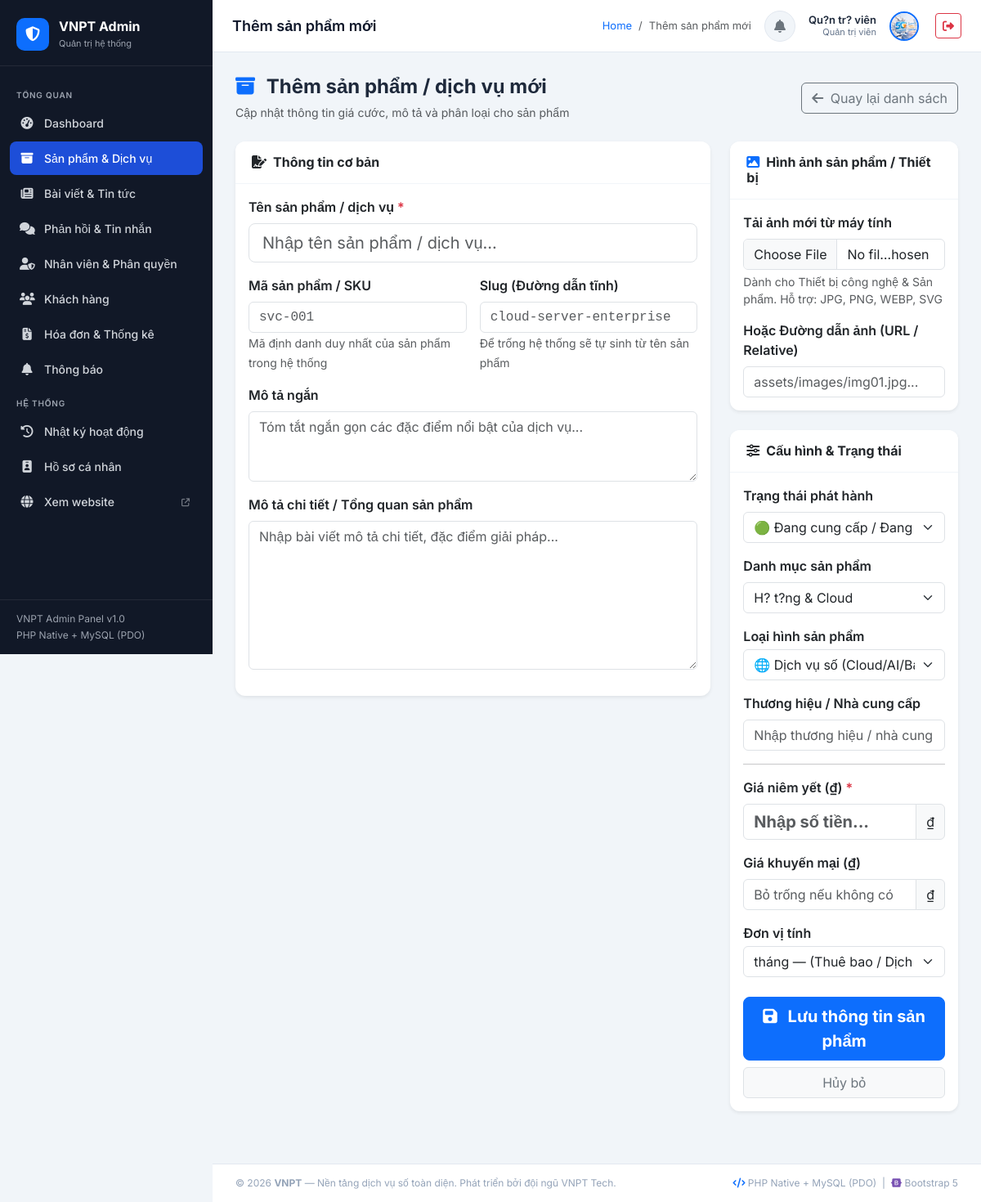
/admin_panel/product_edit.php (signed in), run on the app's committed database.
### tables this page shows
CREATE TABLE `tai_khoan` (
  `id` bigint unsigned NOT NULL AUTO_INCREMENT,
  `email` varchar(150) NOT NULL,
  `hinh_anh_url` varchar(255) DEFAULT NULL,
  `mat_khau_hash` varchar(255) NOT NULL,
  `loai_tai_khoan` enum('nhan_vien','khach_hang') NOT NULL,
  `vai_tro_id` bigint unsigned NOT NULL,
  `trang_thai` enum('hoat_dong','khoa','cho_xac_thuc') NOT NULL DEFAULT 'cho_xac_thuc',
  `da_xac_thuc_email` tinyint(1) NOT NULL DEFAULT '0',
  `created_at` datetime DEFAULT CURRENT_TIMESTAMP,
  `updated_at` datetime DEFAULT CURRENT_TIMESTAMP ON UPDATE CURRENT_TIMESTAMP,
  PRIMARY KEY (`id`),
  UNIQUE KEY `email` (`email`),
  KEY `vai_tro_id` (`vai_tro_id`),
  CONSTRAINT `tai_khoan_ibfk_1` FOREIGN KEY (`vai_tro_id`) REFERENCES `vai_tro` (`id`)
);

CREATE TABLE `nhan_vien` (
  `id` bigint unsigned NOT NULL AUTO_INCREMENT,
  `tai_khoan_id` bigint unsigned NOT NULL,
  `ho_ten` varchar(150) NOT NULL,
  `created_at` datetime DEFAULT CURRENT_TIMESTAMP,
  `updated_at` datetime DEFAULT CURRENT_TIMESTAMP ON UPDATE CURRENT_TIMESTAMP,
  PRIMARY KEY (`id`),
  UNIQUE KEY `tai_khoan_id` (`tai_khoan_id`),
  CONSTRAINT `nhan_vien_ibfk_1` FOREIGN KEY (`tai_khoan_id`) REFERENCES `tai_khoan` (`id`) ON DELETE CASCADE
);

CREATE TABLE `vai_tro` (
  `id` bigint unsigned NOT NULL AUTO_INCREMENT,
  `ten_vai_tro` varchar(100) NOT NULL,
  `nhom_vai_tro` enum('nhan_vien','khach_hang') NOT NULL COMMENT 'Xác định vai trò này dùng cho nhân viên hay khách hàng',
  `mo_ta` varchar(255) DEFAULT NULL,
  PRIMARY KEY (`id`),
  UNIQUE KEY `ten_vai_tro` (`ten_vai_tro`)
);

### admin_panel/header.php (shortened to what the rows shown need)
<?php
$adminUser = $_SESSION['admin_user'] ?? ['ho_ten' => 'Admin', 'ten_vai_tro' => 'nhan_vien'];
$adminName = $adminUser['ho_ten'];
$adminRole = $adminUser['ten_vai_tro'] === 'quan_tri_vien' ? 'Quản trị viên' : $adminUser['ten_vai_tro'];
?>
<!DOCTYPE html>
<html lang="vi">
<head>
    <link rel="stylesheet" href="https://cdn.jsdelivr.net/npm/bootstrap@5.3.3/dist/css/bootstrap.min.css">
    <link rel="stylesheet" href="https://cdnjs.cloudflare.com/ajax/libs/font-awesome/6.5.1/css/all.min.css">
</head>
<body>
<div id="main-content">
    <header class="top-navbar">
        <div class="d-flex align-items-center gap-3 ms-auto">
            <a href="profile.php" class="admin-info d-none d-sm-block text-end text-decoration-none text-reset">
                <div class="name"><?= htmlspecialchars($adminName) ?></div>
                <div class="role"><?= htmlspecialchars($adminRole) ?></div>
            </a>
        </div>
    </header>

### data on the page
tai_khoan: nhan_vien.ho_ten "Qu?n tr? viên", vai_tro.ten_vai_tro "Quản trị viên"

### other printed values
$pageTitle "Thêm sản phẩm mới"
form field danh_muc_id "H? t?ng & Cloud"
form field don_vi_tinh "tháng — (Thuê bao / Dịch vụ hàng tháng)"
